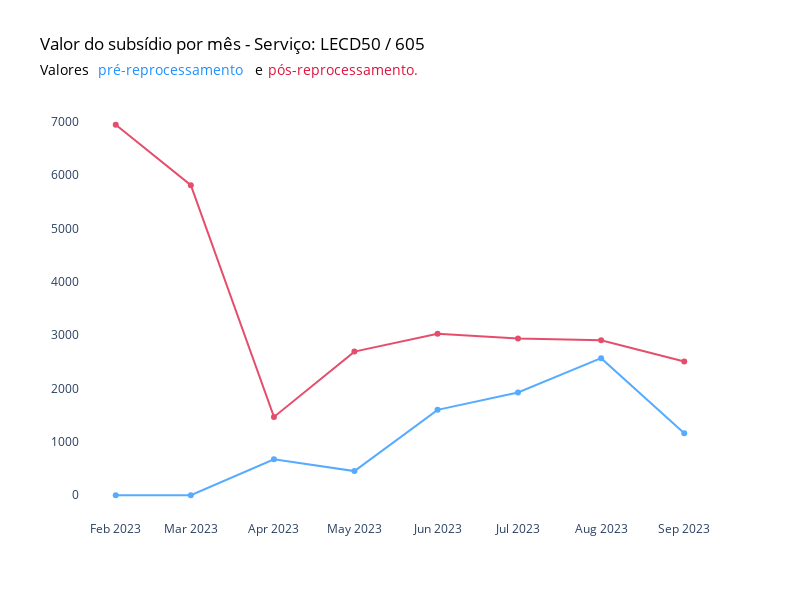

This figure's notebook cell:
### Code cell
# Criar o gráfico de linha com plotly
fig = go.Figure()

# Adicionar a linha com pontos para tabela_subsidio_mes['valor_subsidio_pre']
fig.add_trace(go.Scatter(x=tabela_subsidio_mes['mes_ano'], y=tabela_subsidio_mes['valor_subsidio_pre'],
                         mode='lines+markers',
                         name='Valor do subsídio pré-reprocessamento',
                         marker=dict(color='dodgerblue'),
                         opacity=0.75))

# Adicionar a linha com pontos para tabela_subsidio_mes['valor_subsidio_pos']
fig.add_trace(go.Scatter(x=tabela_subsidio_mes['mes_ano'], y=tabela_subsidio_mes['valor_subsidio_pos'],
                         mode='lines+markers',
                         name='Valor do subsídio reprocessado',
                         marker=dict(color='crimson'),
                         opacity=0.75))

# Configurar layout e outros parâmetros do gráfico seguindo o design anterior
fig.update_layout(
    title=dict(text="Valor do subsídio por mês - Serviço: LECD50 / 605", font=dict(color='black')),
    showlegend=False,
    width=800,
    height=600,
    plot_bgcolor='white',
    xaxis=dict(showgrid=False, zeroline=False),
    yaxis=dict(showgrid=False, zeroline=False),
    # Adicionando anotações para o subtítulo com cores específicas
    annotations=[
        dict(
            x=-0.065,
            y=1.10,
            xref='paper',
            yref='paper',
            xanchor='left',
            text='Valores',
            showarrow=False,
            font=dict(color='black', size=14)
        ),
        dict(
            x=0.025,
            y=1.10,
            xref='paper',
            yref='paper',
            xanchor='left',
            text='pré-reprocessamento',
            showarrow=False,
            font=dict(color='dodgerblue', size=14)
        ),
        dict(
            x=0.27,
            y=1.10,
            xref='paper',
            yref='paper',
            xanchor='left',
            text='e',
            showarrow=False,
            font=dict(color='black', size=14)
        ),
        dict(
            x=0.29,
            y=1.10,
            xref='paper',
            yref='paper',
            xanchor='left',
            text='pós-reprocessamento.',
            showarrow=False,
            font=dict(color='crimson', size=14)
        )
    ]
)

fig.show()

### Figure 1 — Plotly figure (JSON) as saved in the notebook; plotly's stock layout.template omitted (floating-point values rounded to 4 significant figures)
{"data": [{"marker": {"color": "dodgerblue"}, "mode": "lines+markers", "name": "Valor do subsídio pré-reprocessamento", "opacity": 0.75, "type": "scatter", "x": ["2023-02", "2023-03", "2023-04", "2023-05", "2023-06", "2023-07", "2023-08", "2023-09"], "y": [0, 0, 674.0, 453.1, 1601.0, 1928.0, 2570.0, 1163.0]}, {"marker": {"color": "crimson"}, "mode": "lines+markers", "name": "Valor do subsídio reprocessado", "opacity": 0.75, "type": "scatter", "x": ["2023-02", "2023-03", "2023-04", "2023-05", "2023-06", "2023-07", "2023-08", "2023-09"], "y": [6948.0, 5815.0, 1469.0, 2693.0, 3030.0, 2938.0, 2907.0, 2509.0]}], "layout": {"annotations": [{"font": {"color": "black", "size": 14}, "showarrow": false, "text": "Valores", "x": -0.065, "xanchor": "left", "xref": "paper", "y": 1.1, "yref": "paper"}, {"font": {"color": "dodgerblue", "size": 14}, "showarrow": false, "text": "pré-reprocessamento", "x": 0.025, "xanchor": "left", "xref": "paper", "y": 1.1, "yref": "paper"}, {"font": {"color": "black", "size": 14}, "showarrow": false, "text": "e", "x": 0.27, "xanchor": "left", "xref": "paper", "y": 1.1, "yref": "paper"}, {"font": {"color": "crimson", "size": 14}, "showarrow": false, "text": "pós-reprocessamento.", "x": 0.29, "xanchor": "left", "xref": "paper", "y": 1.1, "yref": "paper"}], "height": 600, "plot_bgcolor": "white", "showlegend": false, "title": {"font": {"color": "black"}, "text": "Valor do subsídio por mês - Serviço: LECD50 / 605"}, "width": 800, "xaxis": {"showgrid": false, "zeroline": false}, "yaxis": {"showgrid": false, "zeroline": false}}}
